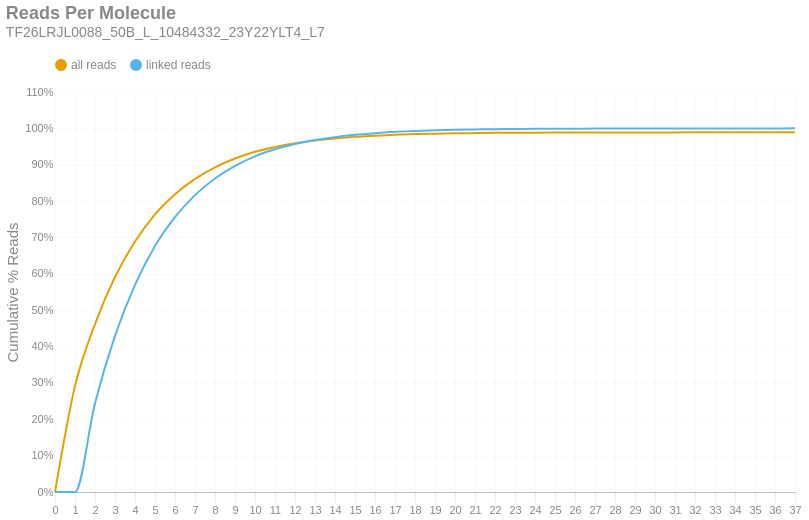

The notebook cell saved with this chart:
### Markdown cell above
### Reads per Molecule
This chart shows the cumulative distribution of the number of reads per linked molecule. That is, how many alignments are associated with a unique molecule. This excludes the number of reads associated with invalid or absent linked-read barcodes. The `linked` histogram is the percentages recalculated when disregarding singletons.

### Code cell
if SKIPLR:
    print_html(f"Skipped")
else:
    counts = np.bincount(valids['reads'].cast(pl.Int64).to_numpy())
    weighted = counts * np.arange(len(counts))
    all_perc = weighted / n_reads
    linked_perc = weighted / n_linked_reads
    linked_perc[1] = 0
    binned_df = pl.DataFrame({
        'readsper': list(range(len(counts))),
        'all reads (cumsum)': np.cumsum(all_perc).tolist(),
        'linked reads (cumsum)': np.cumsum(linked_perc).tolist(),
    })

    with SafeRender(binned_df):
        (
            density_plot(binned_df, 'Reads Per Molecule', samplename, 'readspmol')
            .encode(
                x=alt.X('readsper:O', title=None).axis(labelAngle=0).scale(padding=0),
                y=alt.Y('value:Q', title='Cumulative % Reads').axis(format='%').stack(False),
                color=alt.Color("key:N").scale(domain=["all reads", "linked reads"]),
                tooltip=[
                    alt.Tooltip("key:N", title="Data Type"),
                    alt.Tooltip("readsper:O", title="Reads Per Molecule"),
                    alt.Tooltip("value:Q", format=".2%", title="% Reads (Cum.)")
                ]            
            )
        ).display()

### Figure 1 — Vega-Lite specification as saved in the notebook (floating-point values rounded to 4 significant figures)
{"width": "container", "height": 400, "config": {"title": {"anchor": "start", "dy": -15, "fontSize": 18, "color": "#888888", "subtitleColor": "#888888", "subtitleFontSize": 14}, "arc": {"fill": "#0072B2"}, "axis": {"domainColor": "#888888", "domainWidth": 0.5, "gridWidth": 0.2, "grid": false, "titleFontWeight": 400, "titleFontSize": 15, "labelFontSize": 11, "labelColor": "#888888", "tickColor": "#888888", "tickWidth": 0.2, "titleColor": "#888888"}, "axisBand": {"grid": false}, "axisX": {"grid": true, "tickSize": 10, "domainCap": "round"}, "axisY": {"domain": false, "grid": true, "tickSize": 0, "domainCap": "round"}, "background": "transparent", "header": {"labelFontSize": 15, "labelColor": "#888888", "titleFontSize": 15, "titleFontWeight": 600, "titleColor": "#888888"}, "legend": {"labelFont": "sans-serif", "labelFontSize": 12, "labelColor": "#888888", "symbolSize": 100, "symbolType": "circle", "titleFontSize": 12, "titlePadding": 10, "titleColor": "#888888", "title": null, "orient": "top"}, "range": {"category": ["#E69F00", "#56B4E9", "#009E73", "#F0E442", "#0072B2", "#D55E00", "#CC79A7", "#000000"], "diverging": ["#cfe8f3", "#a2d4ec", "#73bfe2", "#46abdb", "#1696d2", "#12719e"]}, "area": {"fill": "#0072B2", "fillOpacity": 0.7, "line": true, "strokeOpacity": 0.7}, "line": {"color": "#0072B2", "stroke": "#0072B2", "strokeWidth": 2}, "trail": {"color": "#0072B2", "stroke": "#0072B2", "strokeWidth": 0, "size": 1}, "point": {"filled": true, "fillOpacity": 1.0, "size": 95}, "text": {"color": "#888888", "fontSize": 11, "align": "right", "fontWeight": 400, "size": 11}, "bar": {"fill": "#0072B2", "stroke": null}, "view": {"stroke": null, "continuousWidth": 660, "continuousHeight": 400}}, "data": {"name": "data-4e587be97bb6fe38831d4479034ad5e2"}, "mark": {"type": "line", "interpolate": "monotone", "point": {"opacity": 0, "size": 275}}, "encoding": {"color": {"field": "key", "scale": {"domain": ["all reads", "linked reads"]}, "type": "nominal"}, "tooltip": [{"field": "key", "title": "Data Type", "type": "nominal"}, {"field": "readsper", "title": "Reads Per Molecule", "type": "ordinal"}, {"field": "value", "format": ".2%", "title": "% Reads (Cum.)", "type": "quantitative"}], "x": {"axis": {"labelAngle": 0}, "field": "readsper", "scale": {"padding": 0}, "title": null, "type": "ordinal"}, "y": {"axis": {"format": "%"}, "field": "value", "stack": false, "title": "Cumulative % Reads", "type": "quantitative"}}, "params": [{"name": "param_c36ac31b6afebe62", "select": {"type": "point", "fields": ["key"]}, "bind": "legend"}], "title": {"text": "Reads Per Molecule", "subtitle": "TF26LRJL0088_50B_L_10484332_23Y22YLT4_L7"}, "transform": [{"fold": ["all reads (cumsum)", "linked reads (cumsum)"]}, {"calculate": "replace(datum.key, ' (cumsum)', '')", "as": "key"}, {"filter": {"param": "param_c36ac31b6afebe62"}}], "usermeta": {"embedOptions": {"downloadFileName": "TF26LRJL0088_50B_L_10484332_23Y22YLT4_L7.readspmol"}}, "$schema": "https://vega.github.io/schema/vega-lite/v6.4.1.json", "datasets": {"data-4e587be97bb6fe38831d4479034ad5e2": [{"readsper": 0, "all reads (cumsum)": 0.0, "linked reads (cumsum)": 0.0}, {"readsper": 1, "all reads (cumsum)": 0.2918, "linked reads (cumsum)": 0.0}, {"readsper": 2, "all reads (cumsum)": 0.4618, "linked reads (cumsum)": 0.2437}, {"readsper": 3, "all reads (cumsum)": 0.5912, "linked reads (cumsum)": 0.4293}, {"readsper": 4, "all reads (cumsum)": 0.6889, "linked reads (cumsum)": 0.5694}, {"readsper": 5, "all reads (cumsum)": 0.7637, "linked reads (cumsum)": 0.6766}, {"readsper": 6, "all reads (cumsum)": 0.819, "linked reads (cumsum)": 0.756}, {"readsper": 7, "all reads (cumsum)": 0.8611, "linked reads (cumsum)": 0.8164}, {"readsper": 8, "all reads (cumsum)": 0.893, "linked reads (cumsum)": 0.8621}, {"readsper": 9, "all reads (cumsum)": 0.917, "linked reads (cumsum)": 0.8966}, {"readsper": 10, "all reads (cumsum)": 0.9355, "linked reads (cumsum)": 0.9231}, {"readsper": 11, "all reads (cumsum)": 0.949, "linked reads (cumsum)": 0.9425}, {"readsper": 12, "all reads (cumsum)": 0.9592, "linked reads (cumsum)": 0.9571}, {"readsper": 13, "all reads (cumsum)": 0.9667, "linked reads (cumsum)": 0.9678}, {"readsper": 14, "all reads (cumsum)": 0.9723, "linked reads (cumsum)": 0.9758}, {"readsper": 15, "all reads (cumsum)": 0.9767, "linked reads (cumsum)": 0.9822}, {"readsper": 16, "all reads (cumsum)": 0.98, "linked reads (cumsum)": 0.9869}, {"readsper": 17, "all reads (cumsum)": 0.9826, "linked reads (cumsum)": 0.9907}, {"readsper": 18, "all reads (cumsum)": 0.9842, "linked reads (cumsum)": 0.9929}, {"readsper": 19, "all reads (cumsum)": 0.9855, "linked reads (cumsum)": 0.9947}, {"readsper": 20, "all reads (cumsum)": 0.9864, "linked reads (cumsum)": 0.9961}, {"readsper": 21, "all reads (cumsum)": 0.987, "linked reads (cumsum)": 0.997}, {"readsper": 22, "all reads (cumsum)": 0.9876, "linked reads (cumsum)": 0.9979}, {"readsper": 23, "all reads (cumsum)": 0.9879, "linked reads (cumsum)": 0.9983}, {"readsper": 24, "all reads (cumsum)": 0.9883, "linked reads (cumsum)": 0.9988}, {"readsper": 25, "all reads (cumsum)": 0.9884, "linked reads (cumsum)": 0.999}, {"readsper": 26, "all reads (cumsum)": 0.9885, "linked reads (cumsum)": 0.9991}, {"readsper": 27, "all reads (cumsum)": 0.9887, "linked reads (cumsum)": 0.9994}, {"readsper": 28, "all reads (cumsum)": 0.9888, "linked reads (cumsum)": 0.9996}, {"readsper": 29, "all reads (cumsum)": 0.9889, "linked reads (cumsum)": 0.9996}, {"readsper": 30, "all reads (cumsum)": 0.9889, "linked reads (cumsum)": 0.9996}, {"readsper": 31, "all reads (cumsum)": 0.989, "linked reads (cumsum)": 0.9998}, {"readsper": 32, "all reads (cumsum)": 0.989, "linked reads (cumsum)": 0.9999}, {"readsper": 33, "all reads (cumsum)": 0.9891, "linked reads (cumsum)": 0.9999}, {"readsper": 34, "all reads (cumsum)": 0.9891, "linked reads (cumsum)": 1.0}, {"readsper": 35, "all reads (cumsum)": 0.9891, "linked reads (cumsum)": 1.0}, {"readsper": 36, "all reads (cumsum)": 0.9891, "linked reads (cumsum)": 1.0}, {"readsper": 37, "all reads (cumsum)": 0.9891, "linked reads (cumsum)": 1.0}]}}
